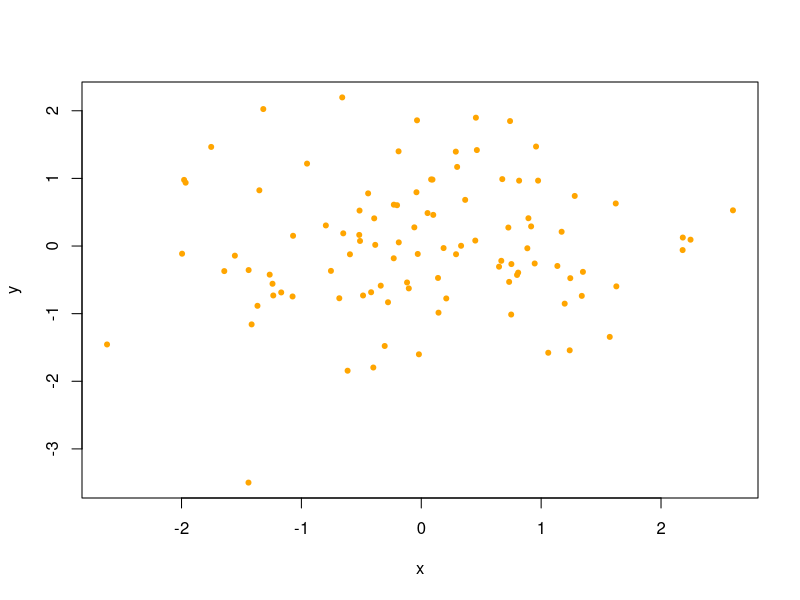
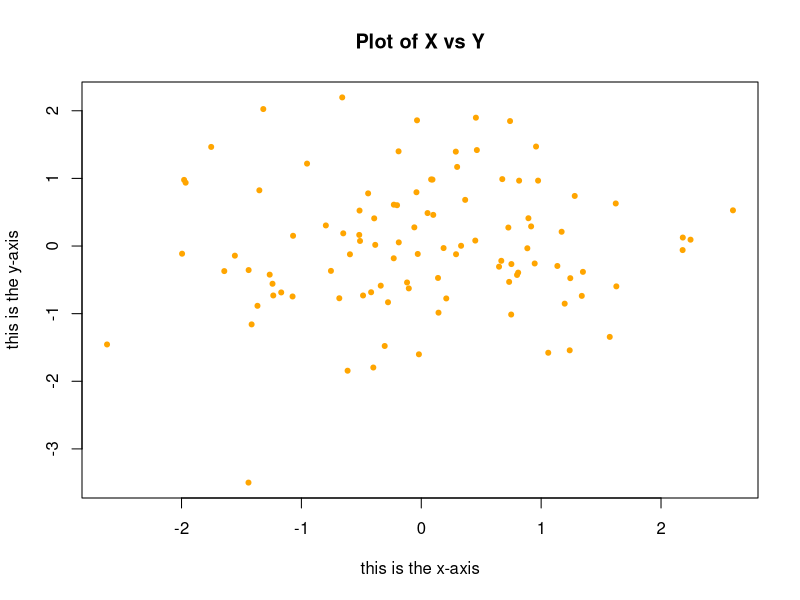

Reproduce these figures in R, in order.
## ---- chunk 1
knitr::opts_chunk$set(echo = TRUE)
## ---- chunk 2
x <- c(1,3,2,5)
x
x = c(1,6,2)
x
y = c(1,4,3)
## ---- chunk 3
length(x)  # What does length() do?
length(y)
## ---- chunk 4

x+y
ls() # List objects in the environment
rm(x,y) # Remove objects
ls()
rm(list=ls()) # Danger! What does this do?  Not recommended!

## ---- chunk 5
?matrix
x=matrix(data=c(1,2,3,4), nrow=2, ncol=2) # Create a 2x2 matrix object
x
x=matrix(c(1,2,3,4),2,2)
matrix(c(1,2,3,4),2,2,byrow=F) 

sqrt(x) 

x^2

x=rnorm(50) # Generate a vector of 50 numbers using the rnorm() function

y=x+rnorm(50,mean=50,sd=.1) # What does rnorm(50,mean=50,sd=.1) generate?

cor(x,y) # Correlation of x and y
set.seed(1303) # Set the seed for Random Number Generator (RNG) to generate values that are reproducible.
rnorm(50)
set.seed(5) # Try different seeds?
y=rnorm(100)
## ---- chunk 6
mean(y)
var(y)
sqrt(var(y))
sd(y)
## ---- chunk 7
x=rnorm(100)
y=rnorm(100)
plot(x,y, pch=20, col = "orange") # Scatterplot for two numeric variables by default
plot(x,y, pch=20, col = "orange",xlab="this is the x-axis",ylab="this is the y-axis",main="Plot of X vs Y") # Add labels
pdf("Figure01.pdf") # Save as pdf, add a path or it will be stored on the project directory
plot(x,y,pch=20, col="pink") # Try different colors?
dev.off() # Close the file using the dev.off function
x=seq(1,10) # Same as x=c(1:10)
x
x=1:10
x
x=seq(-pi,pi,length=50)
y=x

